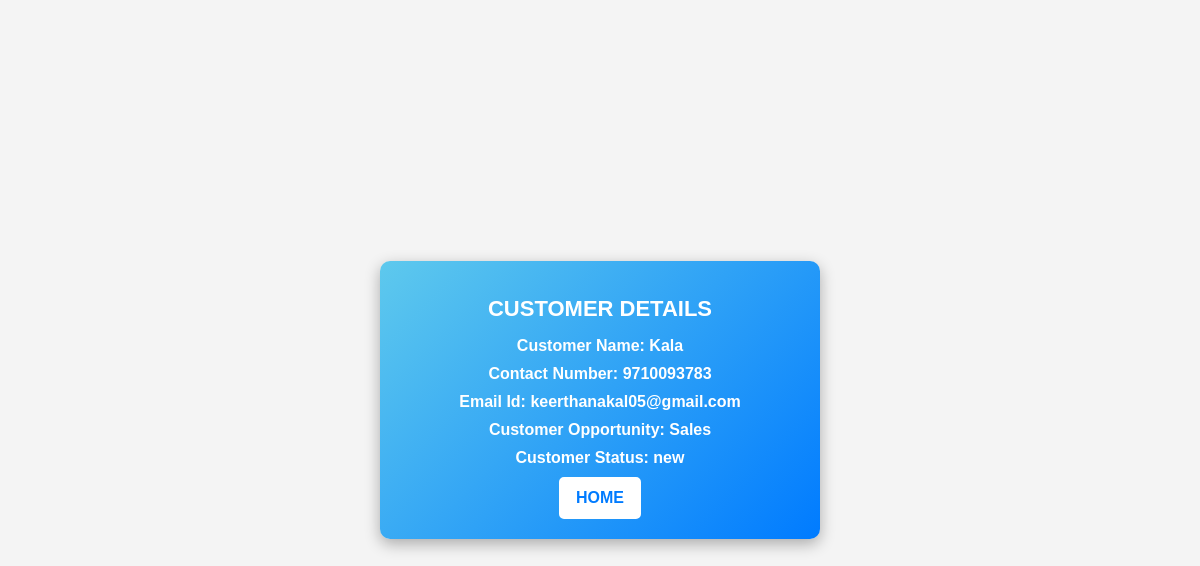
/customer_details/1/, run on the app's committed database.
### firstapp/models.py (models this page shows)
class Customer(models.Model):
    STATUS_CHOICES = [
        ("new", "New"),
        ("Follow_up_1", "Follow Up 1"),
        ("Follow_up_2", "Follow Up 2"),
        ("Follow_up_3", "Follow Up 3"),
        ("not_interested", "Not Interested"),
    ]
    ACTIVITY_CHOICES = [
        ("", "No Activity"),
        ("call", "Call"),
        ("email", "Email"),
        ("whatsapp", "Whatsapp"),
    ]
    name = models.CharField(max_length=255)
    contact = models.CharField(max_length=20)
    email = models.EmailField()
    opportunity = models.CharField(max_length=255)
    status = models.CharField(max_length=20, choices=STATUS_CHOICES, default="new")
    activity = models.CharField(max_length=20, choices=ACTIVITY_CHOICES, blank=True)

### firstapp/views.py (the view)
# urls.py: path("customer_details/<int:customer_id>/", views.customer_details, name="customer_details"),
def customer_details(request, customer_id):
    customer = get_object_or_404(Customer, id=customer_id)
    return render(request, "customer_details.html", {"customer": customer})

### firstapp/templates/customer_details.html (shortened to what this page needs)
    <html>
        <html lang="en">
    <head>
        </head>
        <body>
            <div class="customer">
            <center>
            <h1>CUSTOMER DETAILS</h1>
            <p>Customer Name: {{ customer.name }}</p>
            <p>Contact Number: {{ customer.contact }}</p>
            <p>Email Id: {{ customer.email }}</p>
            <p>Customer Opportunity: {{ customer.opportunity }}</p>
            <P>Customer Status: {{ customer.status }}</P>
            <a href="{% url 'index' %}">HOME</a>
            </center>
            </div>
        </body>
    </html>

### firstapp/templates/customer_details.html (style rules this page uses)
body { font-family: Arial, sans-serif; background-color: #f4f4f4; display: flex; justify-content: center; align-items: center; height: 100vh; margin: 0; }
.customer { background: linear-gradient(135deg, #5ec9ed, #007bff); color: white; padding: 20px; width: 400px; text-align: center; border-radius: 10px; box-shadow: 0px 5px 15px rgba(0, 0, 0, 0.3); transition: transform 0.3s ease-in-out; }
h1 { font-size: 22px; margin-bottom: 15px; text-transform: uppercase; }
p { font-size: 16px; margin: 10px 0; font-weight: bold; }
a { display: inline-block; background-color: white; color: #007bff; text-decoration: none; padding: 10px 15px; border-radius: 5px; font-weight: bold; border: 2px solid white; transition: 0.3s; }

### data on the page
Customer: name "Kala", contact "9710093783", email "keerthanakal05@gmail.com", opportunity "Sales", status "new"
